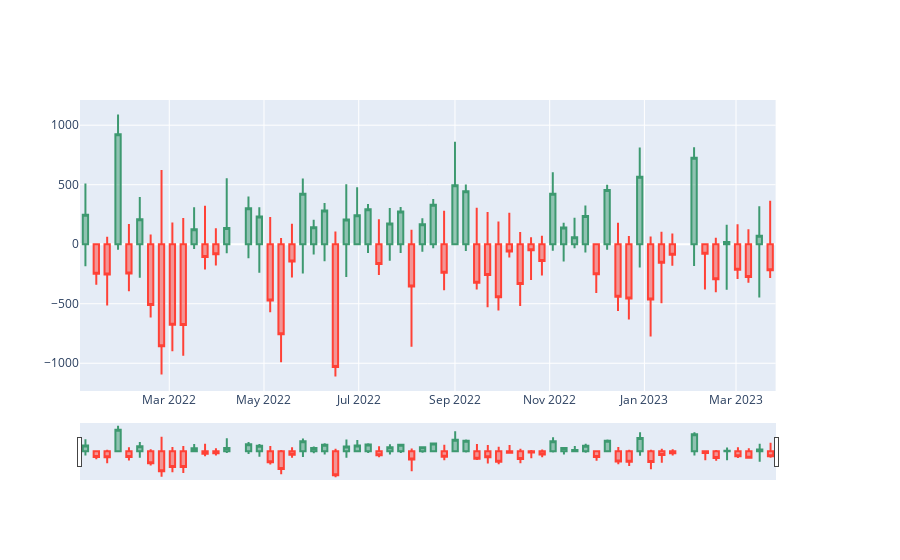

The notebook cell saved with this chart:
### Code cell
from plotly.subplots import make_subplots

fig = make_subplots(specs=[[{"secondary_y":True}]])

fig.add_trace(go.Candlestick(x = thur["Date"],
open = thur["Open"]-thur["Open"],
high = thur["High"]-thur["Open"],
low = thur["Low"]-thur["Open"],
close = thur["Close"]-thur["Open"]))
fig.show()
